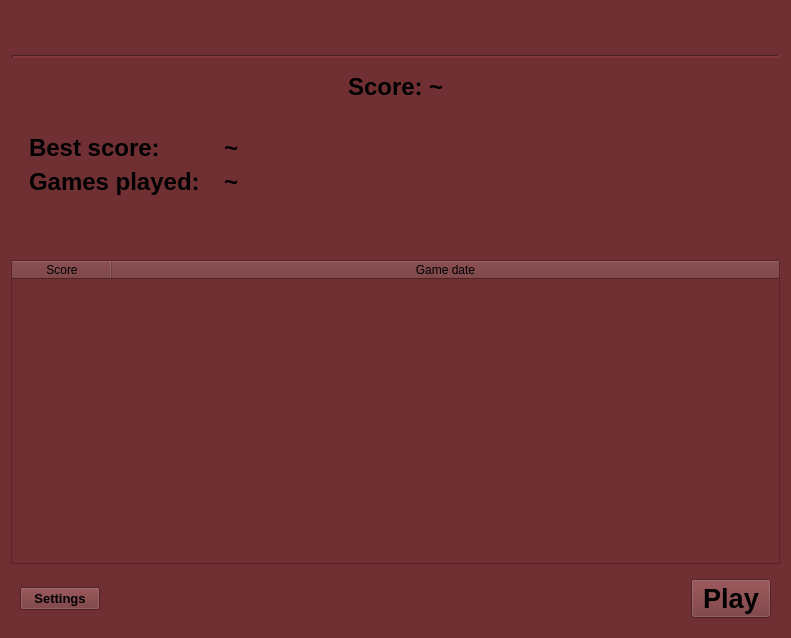
<?xml version="1.0" encoding="UTF-8"?>
<ui version="4.0">
 <class>Form</class>
 <widget class="QWidget" name="Form">
  <property name="geometry">
   <rect>
    <x>0</x>
    <y>0</y>
    <width>791</width>
    <height>638</height>
   </rect>
  </property>
  <property name="windowTitle">
   <string>Form</string>
  </property>
  <property name="styleSheet">
   <string notr="true">background-color: rgb(112, 48, 51);</string>
  </property>
  <layout class="QVBoxLayout" name="verticalLayout" stretch="0,0,0,0,1,0">
   <item>
    <widget class="QWidget" name="widget" native="true">
     <layout class="QHBoxLayout" name="horizontalLayout_2">
      <item>
       <spacer name="horizontalSpacer_2">
        <property name="orientation">
         <enum>Qt::Horizontal</enum>
        </property>
        <property name="sizeHint" stdset="0">
         <size>
          <width>369</width>
          <height>20</height>
         </size>
        </property>
       </spacer>
      </item>
      <item>
       <widget class="QLabel" name="label_logo">
        <property name="text">
         <string/>
        </property>
       </widget>
      </item>
      <item>
       <spacer name="horizontalSpacer">
        <property name="orientation">
         <enum>Qt::Horizontal</enum>
        </property>
        <property name="sizeHint" stdset="0">
         <size>
          <width>368</width>
          <height>20</height>
         </size>
        </property>
       </spacer>
      </item>
     </layout>
    </widget>
   </item>
   <item>
    <widget class="Line" name="line">
     <property name="lineWidth">
      <number>3</number>
     </property>
     <property name="orientation">
      <enum>Qt::Horizontal</enum>
     </property>
    </widget>
   </item>
   <item>
    <widget class="QWidget" name="widget_5" native="true">
     <layout class="QHBoxLayout" name="horizontalLayout_3">
      <item>
       <spacer name="horizontalSpacer_4">
        <property name="orientation">
         <enum>Qt::Horizontal</enum>
        </property>
        <property name="sizeHint" stdset="0">
         <size>
          <width>324</width>
          <height>20</height>
         </size>
        </property>
       </spacer>
      </item>
      <item>
       <widget class="QLabel" name="label_5">
        <property name="font">
         <font>
          <pointsize>18</pointsize>
          <weight>75</weight>
          <bold>true</bold>
         </font>
        </property>
        <property name="text">
         <string>Score:</string>
        </property>
       </widget>
      </item>
      <item>
       <widget class="QLabel" name="label_last_score">
        <property name="font">
         <font>
          <pointsize>18</pointsize>
          <weight>75</weight>
          <bold>true</bold>
         </font>
        </property>
        <property name="text">
         <string>~</string>
        </property>
       </widget>
      </item>
      <item>
       <spacer name="horizontalSpacer_5">
        <property name="orientation">
         <enum>Qt::Horizontal</enum>
        </property>
        <property name="sizeHint" stdset="0">
         <size>
          <width>323</width>
          <height>20</height>
         </size>
        </property>
       </spacer>
      </item>
     </layout>
    </widget>
   </item>
   <item>
    <widget class="QWidget" name="widget_2" native="true">
     <layout class="QHBoxLayout" name="horizontalLayout" stretch="1,1,3">
      <item>
       <widget class="QWidget" name="widget_3" native="true">
        <layout class="QVBoxLayout" name="verticalLayout_2">
         <item>
          <widget class="QLabel" name="label">
           <property name="font">
            <font>
             <pointsize>18</pointsize>
             <weight>75</weight>
             <bold>true</bold>
            </font>
           </property>
           <property name="text">
            <string>Best score:</string>
           </property>
          </widget>
         </item>
         <item>
          <widget class="QLabel" name="label_2">
           <property name="font">
            <font>
             <pointsize>18</pointsize>
             <weight>75</weight>
             <bold>true</bold>
            </font>
           </property>
           <property name="text">
            <string>Games played:</string>
           </property>
          </widget>
         </item>
         <item>
          <spacer name="verticalSpacer">
           <property name="orientation">
            <enum>Qt::Vertical</enum>
           </property>
           <property name="sizeHint" stdset="0">
            <size>
             <width>20</width>
             <height>40</height>
            </size>
           </property>
          </spacer>
         </item>
        </layout>
       </widget>
      </item>
      <item>
       <widget class="QWidget" name="widget_4" native="true">
        <layout class="QVBoxLayout" name="verticalLayout_3">
         <item>
          <widget class="QLabel" name="label_best_score">
           <property name="font">
            <font>
             <pointsize>18</pointsize>
             <weight>75</weight>
             <bold>true</bold>
            </font>
           </property>
           <property name="text">
            <string>~</string>
           </property>
          </widget>
         </item>
         <item>
          <widget class="QLabel" name="label_games_played">
           <property name="font">
            <font>
             <pointsize>18</pointsize>
             <weight>75</weight>
             <bold>true</bold>
            </font>
           </property>
           <property name="text">
            <string>~</string>
           </property>
          </widget>
         </item>
         <item>
          <spacer name="verticalSpacer_2">
           <property name="orientation">
            <enum>Qt::Vertical</enum>
           </property>
           <property name="sizeHint" stdset="0">
            <size>
             <width>20</width>
             <height>40</height>
            </size>
           </property>
          </spacer>
         </item>
        </layout>
       </widget>
      </item>
      <item>
       <spacer name="horizontalSpacer_3">
        <property name="orientation">
         <enum>Qt::Horizontal</enum>
        </property>
        <property name="sizeHint" stdset="0">
         <size>
          <width>422</width>
          <height>20</height>
         </size>
        </property>
       </spacer>
      </item>
     </layout>
    </widget>
   </item>
   <item>
    <widget class="QTableWidget" name="tableWidget">
     <property name="font">
      <font>
       <weight>75</weight>
       <bold>true</bold>
      </font>
     </property>
     <property name="styleSheet">
      <string notr="true"/>
     </property>
     <property name="editTriggers">
      <set>QAbstractItemView::NoEditTriggers</set>
     </property>
     <property name="showDropIndicator" stdset="0">
      <bool>false</bool>
     </property>
     <property name="selectionMode">
      <enum>QAbstractItemView::NoSelection</enum>
     </property>
     <attribute name="horizontalHeaderStretchLastSection">
      <bool>true</bool>
     </attribute>
     <attribute name="verticalHeaderVisible">
      <bool>false</bool>
     </attribute>
     <column>
      <property name="text">
       <string>Score</string>
      </property>
     </column>
     <column>
      <property name="text">
       <string>Game date</string>
      </property>
     </column>
    </widget>
   </item>
   <item>
    <widget class="QWidget" name="widget_6" native="true">
     <layout class="QHBoxLayout" name="horizontalLayout_4">
      <item>
       <widget class="QPushButton" name="pushButton_settings">
        <property name="font">
         <font>
          <pointsize>10</pointsize>
          <weight>75</weight>
          <bold>true</bold>
          <kerning>true</kerning>
         </font>
        </property>
        <property name="styleSheet">
         <string notr="true">QPushButton:hover {
    background-color: rgb(255, 20, 20);
}</string>
        </property>
        <property name="text">
         <string>Settings</string>
        </property>
       </widget>
      </item>
      <item>
       <spacer name="horizontalSpacer_7">
        <property name="orientation">
         <enum>Qt::Horizontal</enum>
        </property>
        <property name="sizeHint" stdset="0">
         <size>
          <width>671</width>
          <height>20</height>
         </size>
        </property>
       </spacer>
      </item>
      <item>
       <widget class="QPushButton" name="pushButton_play">
        <property name="font">
         <font>
          <pointsize>20</pointsize>
          <weight>75</weight>
          <bold>true</bold>
         </font>
        </property>
        <property name="styleSheet">
         <string notr="true">QPushButton:hover {
    background-color: rgb(255, 20, 20);
}</string>
        </property>
        <property name="text">
         <string>Play</string>
        </property>
       </widget>
      </item>
     </layout>
    </widget>
   </item>
  </layout>
 </widget>
 <resources/>
 <connections/>
</ui>
